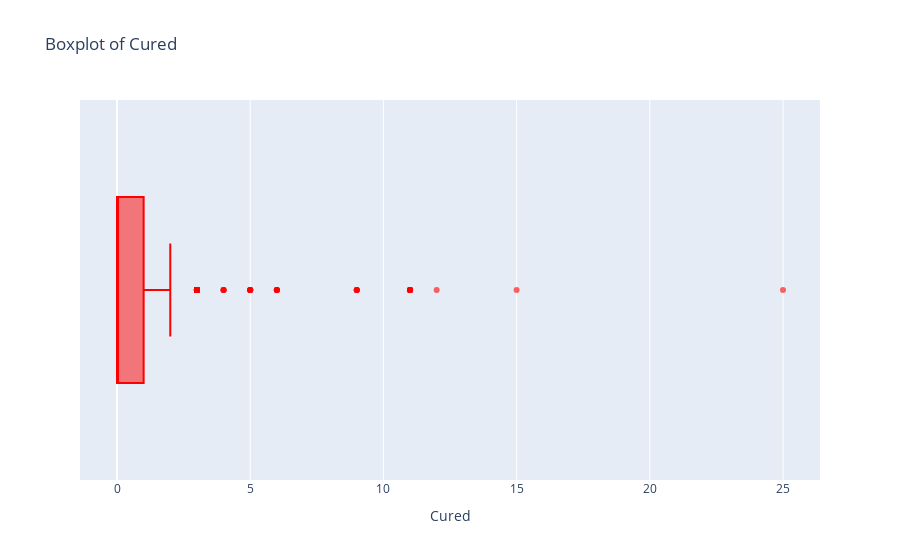

Notebook source saved alongside this figure:
### Code cell
plt.figure(figsize=(25, 15))
fig = px.box(data_frame=df, x="Cured", title="Boxplot of Cured")
fig.update_traces(marker={"color": "red", "opacity": 0.6})
fig.show()

### Figure 1 — Plotly figure (JSON) as saved in the notebook; plotly's stock layout.template omitted (floating-point values rounded to 4 significant figures; data arrays with more than 128 entries replaced by an {"elided": "..."} marker saying what was removed)
{"data": [{"alignmentgroup": "True", "hovertemplate": "Cured=%{x}<extra></extra>", "legendgroup": "", "marker": {"color": "red", "opacity": 0.6}, "name": "", "notched": false, "offsetgroup": "", "orientation": "h", "showlegend": false, "type": "box", "x": {"elided": "446 int values"}, "x0": " ", "xaxis": "x", "y0": " ", "yaxis": "y"}], "layout": {"autosize": true, "boxmode": "group", "legend": {"tracegroupgap": 0}, "title": {"text": "Boxplot of Cured"}, "xaxis": {"anchor": "y", "autorange": true, "domain": [0, 1], "range": [-1.389, 26.39], "title": {"text": "Cured"}, "type": "linear"}, "yaxis": {"anchor": "x", "autorange": true, "domain": [0, 1], "range": [-0.5, 0.5], "type": "category"}}}
